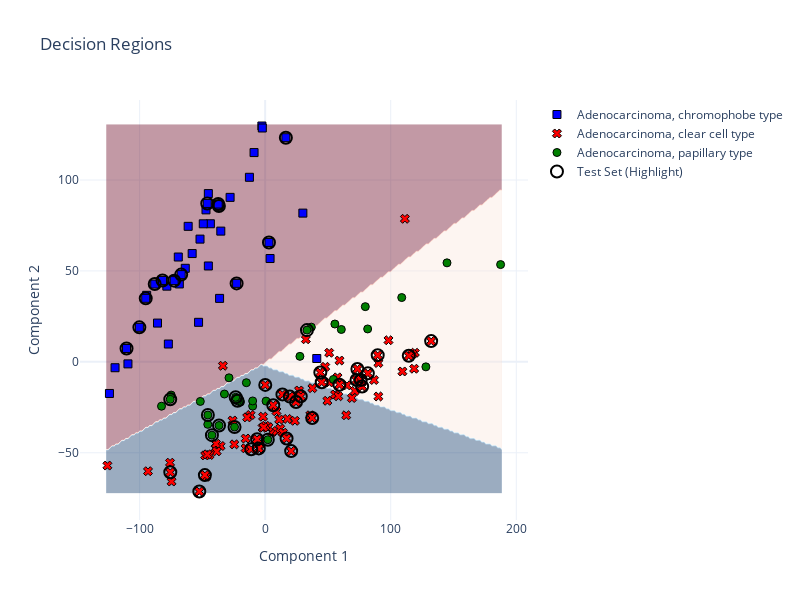
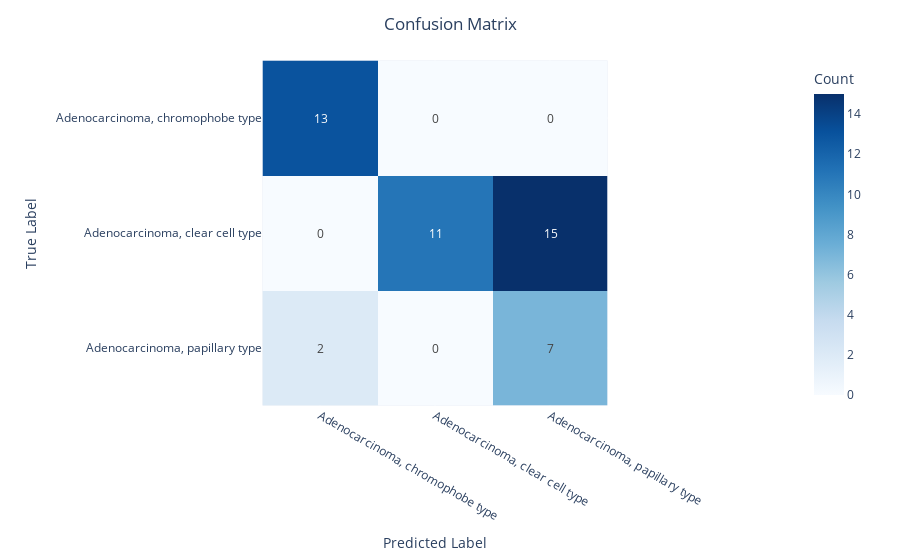

The cell these charts' notebook holds for them, in order:
### Code cell
plot_decision_regions_plotly(
    X=pd.DataFrame(X_train, columns=['PC1', 'PC2']),
    y=pd.Series(y_train),
    classifier=ppn,
    X_test=pd.DataFrame(X_test, columns=['PC1', 'PC2']),
    y_test=pd.Series(y_test),
    target_names=target_map
)

class_names = [target_map[i] for i in sorted(target_map.keys())]
compute_evaluation_metrics(ppn, X_test, y_test, class_names)

### Figure 1 — Plotly figure (JSON) as saved in the notebook; plotly's stock layout.template omitted (floating-point values rounded to 4 significant figures; data arrays with more than 128 entries replaced by an {"elided": "..."} marker saying what was removed)
{"data": [{"colorscale": [[0, "rgb(103,0,31)"], [0.1, "rgb(178,24,43)"], [0.2, "rgb(214,96,77)"], [0.3, "rgb(244,165,130)"], [0.4, "rgb(253,219,199)"], [0.5, "rgb(247,247,247)"], [0.6, "rgb(209,229,240)"], [0.7, "rgb(146,197,222)"], [0.8, "rgb(67,147,195)"], [0.9, "rgb(33,102,172)"], [1, "rgb(5,48,97)"]], "hoverinfo": "skip", "line": {"width": 0}, "opacity": 0.4, "showscale": false, "type": "contour", "x": {"elided": "200 float values"}, "y": {"elided": "200 float values"}, "z": {"elided": "200x200 int values"}}, {"hovertemplate": "<b>Adenocarcinoma, chromophobe type</b><br>Component1: %{x:.2f}<br>Component2: %{y:.2f}<extra></extra>", "marker": {"color": "blue", "line": {"color": "black", "width": 1}, "size": 8, "symbol": "square"}, "mode": "markers", "name": "Adenocarcinoma, chromophobe type", "type": "scatter", "x": [-2.625, -68.37, -85.76, -109.3, -71.75, -12.55, -45.26, -8.861, -53.05, -51.89, -43.66, -124.0, -61.33, -69.21, 30.01, -119.6, 3.896, -78.32, -35.34, -58.15, -27.94, -49.31, -2.296, -45.28, -94.4, -47.15, -36.31, 41.1, -77.12, -63.64, -36.86, -22.75, -110.4, -72.51, 16.47, -37.43, -87.97, -95.14, -100.2, -81.77, -66.88, -46.14, 3.011], "y": [129.7, 42.84, 21.31, -1.13, 45.19, 101.5, 52.72, 115.1, 21.73, 67.49, 75.95, -17.39, 74.52, 57.65, 81.79, -3.239, 56.82, 41.62, 71.89, 59.55, 90.45, 75.92, 128.6, 92.54, 36.58, 83.58, 34.9, 1.83, 9.796, 51.45, 85.67, 43.15, 7.347, 44.65, 123.3, 86.78, 42.78, 34.92, 18.97, 44.77, 47.98, 87.11, 65.67]}, {"hovertemplate": "<b>Adenocarcinoma, clear cell type</b><br>Component1: %{x:.2f}<br>Component2: %{y:.2f}<extra></extra>", "marker": {"color": "red", "line": {"color": "black", "width": 1}, "size": 8, "symbol": "x"}, "mode": "markers", "name": "Adenocarcinoma, clear cell type", "type": "scatter", "x": [-7.283, 90.17, 35.9, 119.2, -39.58, 5.534, -3.481, -93.34, -35.52, 57.6, 23.71, 69.1, 32.41, -11.66, -74.58, 71.42, 37.6, 86.68, -125.7, -39.15, 109.3, 98.22, -1.678, 47.83, -2.099, 17.72, -38.62, -25.98, -44.39, -33.69, -46.99, 55.73, 2.609, 118.7, 0.2674, -15.57, 90.17, 26.96, -47.8, -14.35, 49.57, 9.415, -46.07, -24.59, 65.1, 51.15, -4.584, -15.5, 11.95, 11.19, 9.012, 59.2, -75.78, 58.27, 64.56, 14.22, 111.3, 117.2, 50.99, -1.225, 13.73, 73.46, 132.2, 89.62, 43.91, -5.076, 6.433, 24.6, -52.47, -75.58, 28.36, 45.05, 81.8, -48.02, 59.13, 72.77, 19.6, -6.417, 17.04, 0.06697, 114.4, 20.69, 37.46, -11.12, 76.13, 77.22], "y": [-42.95, -0.6634, -29.38, 4.986, -47.57, -38.56, -44.58, -60.16, -46.28, -8.553, -32.43, -19.89, 12.41, -29.23, -65.82, -16.0, -14.47, -9.987, -57.04, -45.07, -5.304, 11.88, -30.15, -2.733, -36.22, -31.4, -49.24, -32.24, -51.22, -2.155, -63.14, -17.92, -35.9, -3.788, -35.22, -47.55, -19.06, -15.75, -51.45, -30.55, -21.42, -38.04, -50.88, -45.38, -12.91, -11.32, -47.99, -42.18, -36.7, -31.76, -27.18, 0.7312, -55.45, -18.92, -29.39, -38.97, 78.66, 4.224, 4.998, -35.96, -17.92, -3.918, 11.41, 3.665, -5.844, -47.62, -23.84, -22.07, -71.31, -60.74, -18.99, -11.24, -6.342, -62.28, -12.58, -10.02, -19.12, -42.57, -42.13, -12.68, 3.324, -49.09, -30.91, -48.04, -9.979, -13.53]}, {"hovertemplate": "<b>Adenocarcinoma, papillary type</b><br>Component1: %{x:.2f}<br>Component2: %{y:.2f}<extra></extra>", "marker": {"color": "green", "line": {"color": "black", "width": 1}, "size": 8, "symbol": "circle"}, "mode": "markers", "name": "Adenocarcinoma, papillary type", "type": "scatter", "x": [-45.71, 0.7028, -74.88, 36.77, 128.0, 79.76, -82.58, 144.8, -9.962, 60.65, 108.8, -9.974, -14.97, 27.66, 81.62, -51.67, 55.52, -32.46, -28.81, -19.72, 54.34, 187.5, -22.04, -75.62, -45.66, 2.105, -36.76, -24.4, -23.52, -42.4, 33.29], "y": [-34.38, -21.61, -18.29, 19.08, -2.757, 30.35, -24.39, 54.44, -24.35, 17.8, 35.35, -21.51, -11.47, 3.008, 18.09, -21.78, 20.8, -17.71, -8.792, -22.11, -9.675, 53.49, -21.42, -20.62, -29.25, -42.82, -35.01, -35.86, -19.5, -40.32, 17.45]}, {"hoverinfo": "skip", "marker": {"color": "black", "line": {"width": 2}, "size": 12, "symbol": "circle-open"}, "mode": "markers", "name": "Test Set (Highlight)", "type": "scatter", "x": [13.73, 73.46, -22.04, -36.86, -22.75, 132.2, 89.62, -110.4, 43.91, -72.51, -5.076, -75.62, 16.47, 6.433, 24.6, -52.47, -37.43, -45.66, -75.58, 28.36, 45.05, 2.105, -87.97, -95.14, -100.2, -36.76, -24.4, 81.8, -81.77, -48.02, 59.13, 72.77, 19.6, -23.52, -6.417, 17.04, 0.06697, -42.4, 114.4, 20.69, -66.88, -46.14, 33.29, 37.46, -11.12, 76.13, 3.011, 77.22], "y": [-17.92, -3.918, -21.42, 85.67, 43.15, 11.41, 3.665, 7.347, -5.844, 44.65, -47.62, -20.62, 123.3, -23.84, -22.07, -71.31, 86.78, -29.25, -60.74, -18.99, -11.24, -42.82, 42.78, 34.92, 18.97, -35.01, -35.86, -6.342, 44.77, -62.28, -12.58, -10.02, -19.12, -19.5, -42.57, -42.13, -12.68, -40.32, 3.324, -49.09, 47.98, 87.11, 17.45, -30.91, -48.04, -9.979, 65.67, -13.53]}], "layout": {"height": 600, "title": {"text": "Decision Regions"}, "width": 800, "xaxis": {"title": {"text": "Component 1"}}, "yaxis": {"title": {"text": "Component 2"}}}}

### Figure 2 — Plotly figure (JSON) as saved in the notebook; plotly's stock layout.template omitted (floating-point values rounded to 4 significant figures)
{"data": [{"coloraxis": "coloraxis", "hovertemplate": "Predicted Label: %{x}<br>True Label: %{y}<br>Count: %{z}<extra></extra>", "name": "0", "texttemplate": "%{z}", "type": "heatmap", "x": ["Adenocarcinoma, chromophobe type", "Adenocarcinoma, clear cell type", "Adenocarcinoma, papillary type"], "xaxis": "x", "y": ["Adenocarcinoma, chromophobe type", "Adenocarcinoma, clear cell type", "Adenocarcinoma, papillary type"], "yaxis": "y", "z": [[13, 0, 0], [0, 11, 15], [2, 0, 7]]}], "layout": {"coloraxis": {"colorbar": {"title": {"text": "Count"}}, "colorscale": [[0, "rgb(247,251,255)"], [0.125, "rgb(222,235,247)"], [0.25, "rgb(198,219,239)"], [0.375, "rgb(158,202,225)"], [0.5, "rgb(107,174,214)"], [0.625, "rgb(66,146,198)"], [0.75, "rgb(33,113,181)"], [0.875, "rgb(8,81,156)"], [1, "rgb(8,48,107)"]]}, "margin": {"t": 60}, "title": {"text": "Confusion Matrix", "x": 0.5}, "xaxis": {"anchor": "y", "constrain": "domain", "domain": [0, 1], "scaleanchor": "y", "title": {"text": "Predicted Label"}}, "yaxis": {"anchor": "x", "autorange": "reversed", "constrain": "domain", "domain": [0, 1], "title": {"text": "True Label"}}}}
